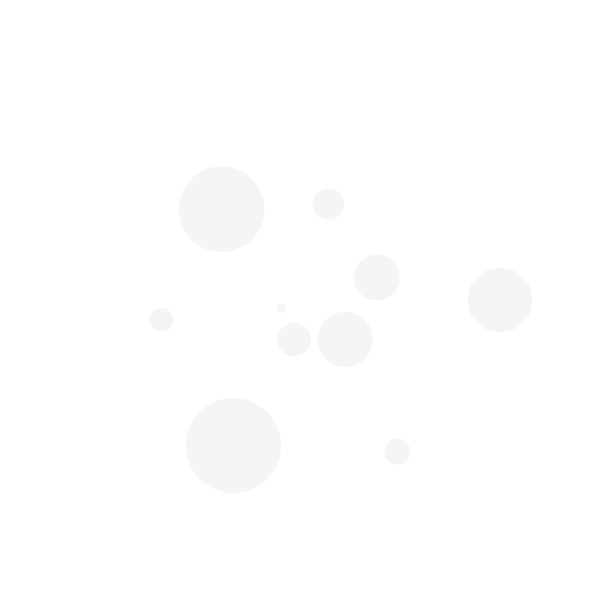
Frame 1 (no input)
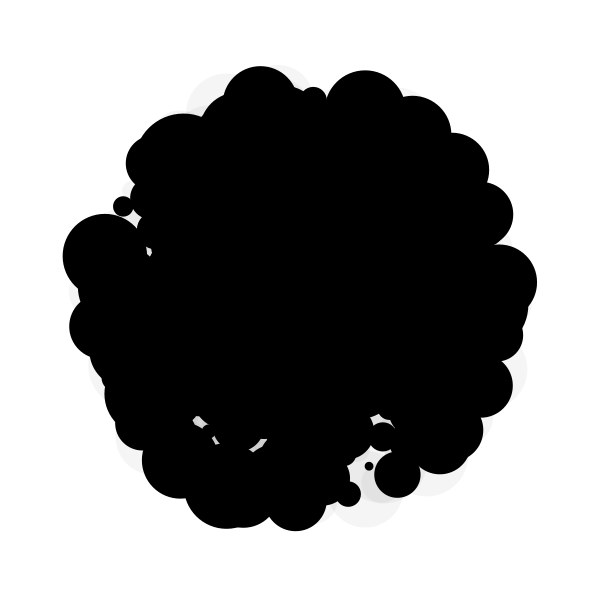
Frame 60 (the mouse pressed at the canvas centre just before this capture)
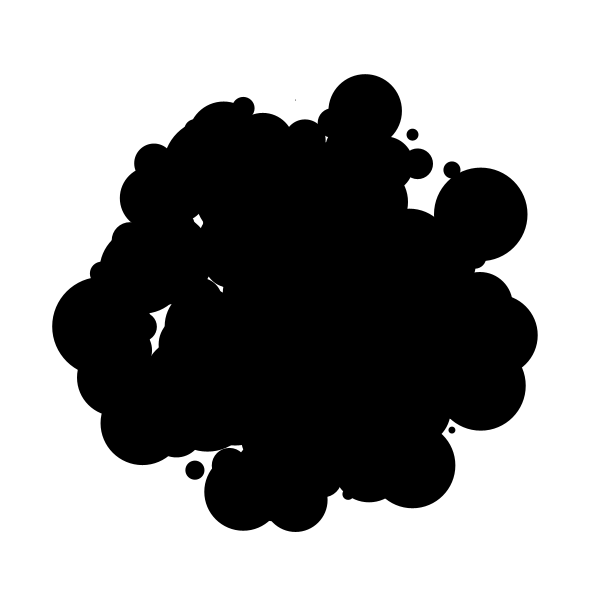
Frame 120 (the mouse held since frame 60 and released just before this capture)

The Processing sketch that drew these frames (run headless with seeded random() and noise(); from frame 60 on, the mouse is pressed at the canvas centre):

// Processing sketch: processing_175645
// ── processing_175645.pde

float theta = 0;
 float alpha = 10;
  
  
void setup(){
  background(255);
  frameRate(30);
  noStroke();
  size(600, 600);
  fill(0, 10);
  smooth();
}
 
void draw(){
   
  for(int i = 0; i < 200; i+=20){
   el(200-i, random(100));
  }
} 
 
void el(int rad, float size){
  ellipse(width/2+(rad*cos(theta)), height/2+(rad*sin(theta)), size, size);
  theta+=1;
   
  if(theta%300 == 0){
    float color1 = random(#D81414);
    float color2 = random(#E220E3);
    float color3 = random(#0FB9F5);
    fill(color1, color2, color3, alpha);
   }
    
   if(frameCount%100==0){
     background(255);
     alpha-=1;
   }else{
       alpha+=1;
     }
   
}
